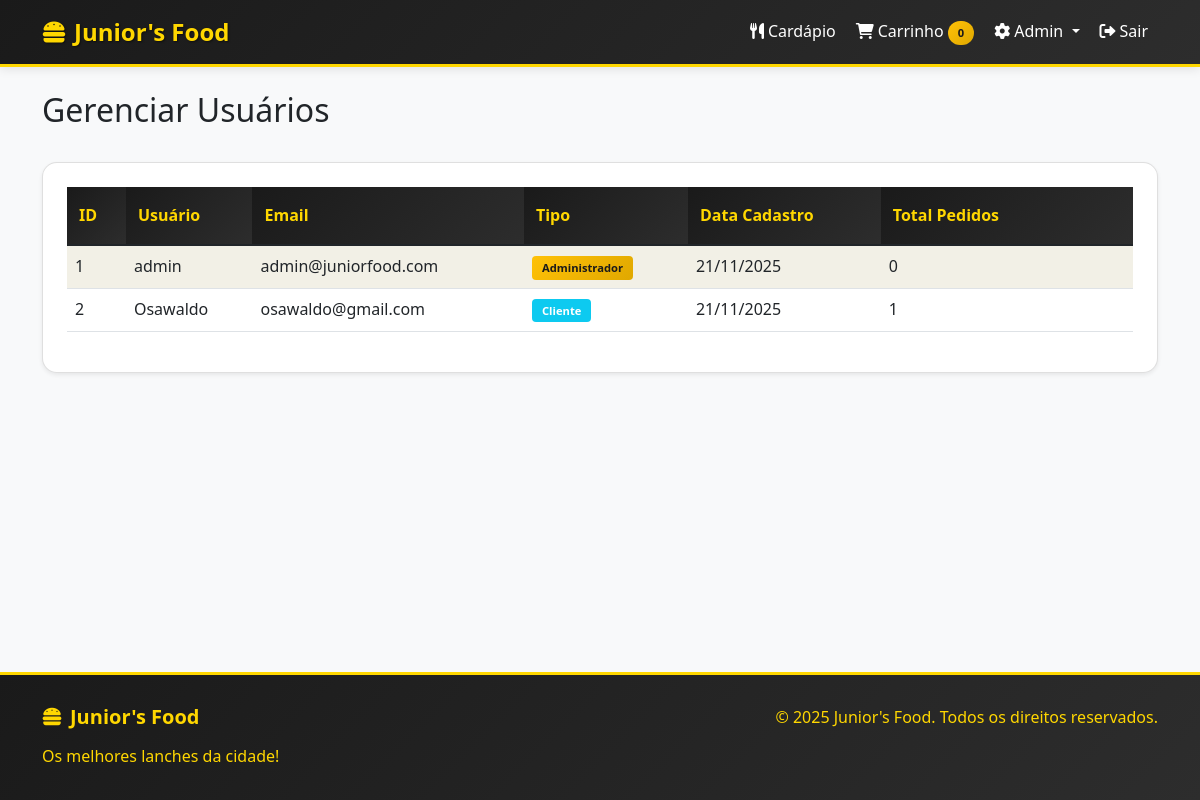
The app's page /admin/usuarios (signed in) with its own data.
### models.py (models this page shows, shortened)
class User(UserMixin, db.Model):
    id = db.Column(db.Integer, primary_key=True)
    username = db.Column(db.String(80), unique=True, nullable=False)
    email = db.Column(db.String(120), unique=True, nullable=False)
    password_hash = db.Column(db.String(200), nullable=False)
    is_admin = db.Column(db.Boolean, default=False)
    created_at = db.Column(db.DateTime, default=datetime.utcnow)
    updated_at = db.Column(db.DateTime, default=datetime.utcnow, onupdate=datetime.utcnow)
    pedidos = db.relationship('Pedido', backref='cliente', lazy=True, cascade='all, delete-orphan')
    enderecos = db.relationship('Endereco', backref='usuario', lazy=True, cascade='all, delete-orphan')

### app.py (the view)
@app.route('/admin/usuarios')
@login_required
def admin_usuarios():
    if not current_user.is_admin:
        flash('Acesso negado', 'error')
        return redirect(url_for('cardapio'))
    usuarios = User.query.all()
    return render_template('admin_usuarios.html', usuarios=usuarios)

### app.py (called while the page is built)
@login_manager.user_loader
def load_user(user_id):
    return User.query.get(int(user_id))

@app.before_request
def check_admin_access():
    if request.endpoint and 'admin_' in request.endpoint:
        if not current_user.is_authenticated:
            return redirect(url_for('login'))
        if not current_user.is_admin:
            flash('Acesso negado. Apenas administradores podem acessar esta área.', 'error')
            return redirect(url_for('cardapio'))

### templates/admin_usuarios.html
{% extends "base.html" %}
{% block content %}
<div class="d-flex justify-content-between align-items-center mb-4">
    <h2>Gerenciar Usuários</h2>
</div>
<div class="card">
    <div class="card-body">
        {% if usuarios %}
        <div class="table-responsive">
            <table class="table table-striped">
                <thead class="table-custom">
                    <tr>
                        <th>ID</th>
                        <th>Usuário</th>
                        <th>Email</th>
                        <th>Tipo</th>
                        <th>Data Cadastro</th>
                        <th>Total Pedidos</th>
                    </tr>
                </thead>
                <tbody>
                    {% for usuario in usuarios %}
                    <tr>
                        <td>{{ usuario.id }}</td>
                        <td>{{ usuario.username }}</td>
                        <td>{{ usuario.email }}</td>
                        <td>
                            {% if usuario.is_admin %}
                                <span class="badge bg-warning">Administrador</span>
                            {% else %}
                                <span class="badge bg-info">Cliente</span>
                            {% endif %}
                        </td>
                        <td>{{ usuario.created_at.strftime('%d/%m/%Y') }}</td>
                        <td>{{ usuario.pedidos|length }}</td>
                    </tr>
                    {% endfor %}
                </tbody>
            </table>
        </div>
        {% else %}
        <p class="text-center text-muted">Nenhum usuário cadastrado</p>
        {% endif %}
    </div>
</div>
{% endblock %}

### static/css/style.css (style rules this page uses)
:root { --primary-black: #1a1a1a; --primary-yellow: #ffd700; --dark-yellow: #e6c200; --light-gray: #f8f9fa; --success-green: #28a745; --warning-orange: #ffc107; --danger-red: #dc3545; --info-blue: #17a2b8; }
* { margin: 0; padding: 0; box-sizing: border-box; }
body { background-color: var(--light-gray); font-family: 'Segoe UI', Tahoma, Geneva, Verdana, sans-serif; line-height: 1.6; min-height: 100vh; display: flex; flex-direction: column; }
.card { border: 2px solid var(--primary-black); border-radius: 15px; transition: all 0.3s ease; box-shadow: 0 4px 6px rgba(0,0,0,0.1); margin-bottom: 20px; overflow: hidden; }
.card-body { padding: 25px; }
.card-body { display: flex; flex-direction: column; }
.table-custom th { background: linear-gradient(135deg, var(--primary-black) 0%, #2d2d2d 100%); color: var(--primary-yellow); font-weight: 600; border: none; padding: 15px; }
.table-striped tbody tr:nth-of-type(odd) { background-color: rgba(255, 215, 0, 0.05); }
.badge { font-size: 0.7em; font-weight: 600; padding: 6px 10px; }
.badge.bg-warning { background: linear-gradient(135deg, var(--warning-orange) 0%, #e0a800 100%) !important; color: var(--primary-black) !important; }
.table td:last-child { min-width: 180px; }
.table-custom { background-color: #007bff; color: white; }
.table-custom th { border-bottom: none; font-weight: 600; padding: 1rem 0.75rem; }
.card { box-shadow: 0 0.125rem 0.25rem rgba(0, 0, 0, 0.075); border: 1px solid rgba(0, 0, 0, 0.125); }
.card-body { padding: 1.5rem; }

### records on screen
User: id "1", username "admin", email "admin@juniorfood.com", is_admin "Administrador", created_at "21/11/2025", pedidos|length "0"
User: id "2", username "Osawaldo", email "osawaldo@gmail.com", is_admin "Cliente", created_at "21/11/2025", pedidos|length "1"

### other values on screen
{{ session.carrinho|length if session.carrinho else 0 }} "0"
